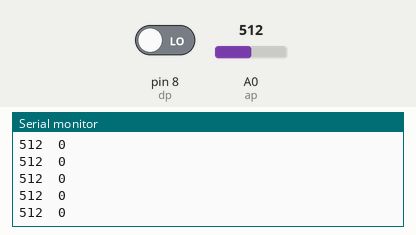
This sketch was run on a simulated Arduino Uno, built with avr-gcc and run on an emulated ATmega328P. Shown: the last lines printed to the serial monitor. Inputs (shaded band) come from the test bench; at power-on: A0 (ap) = 512, pin 8 (dp) LOW.

Above: at 1.2 s.
1.3 s: A0 (ap) set to 716
At 2.3 s:
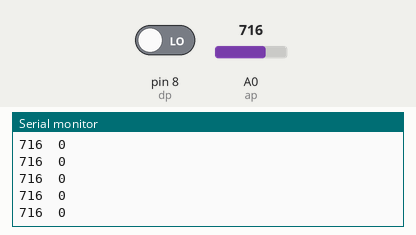
4.3 s: pin 8 (dp) driven HIGH
At 5.0 s:
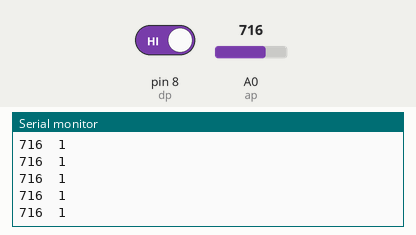
5.8 s: A0 (ap) set to 900
At 6.3 s:
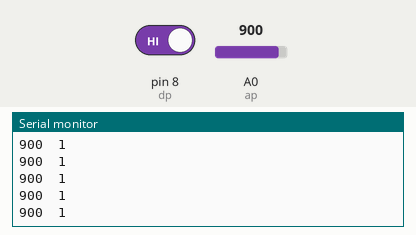
7.3 s: pin 8 (dp) driven LOW
At 8.4 s:
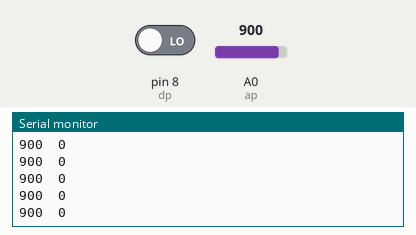
Timing chart, 0 to 9.8 s (numbered marks = the images above; inputs shaded):
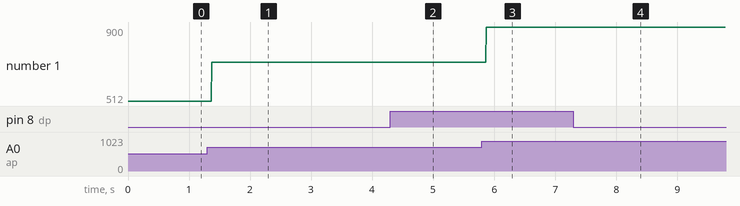

The sketch:

sketch_jan24d.ino
```cpp
//-----------------------
// Sensor: Left
//-----------------------

const int ap  = A0;
int analog;

//-----------------------
// Sensor: Right
//-----------------------

const int dp = 8;
int digital;

void setup() {
  // put your setup code here, to run once:
   pinMode(ap,    INPUT);
   pinMode(dp, INPUT);
   Serial.begin(9600);

}

void loop() {
  // put your main code here, to run repeatedly:
  analog =  analogRead(ap);
  digital = digitalRead(dp);
  Serial.print(analog);
  Serial.print('\t');
  Serial.print(digital);
  Serial.print('\n');

}
```

Measured:
- after the input at 1.3 s, the serial monitor: prints a new line after 0.07 s (image 1)
- after the input at 4.3 s, the serial monitor: prints a new line after 0.07 s (image 2)
- after the input at 5.8 s, the serial monitor: prints a new line after 0.07 s (image 3)
- after the input at 7.3 s, the serial monitor: prints a new line after 0.07 s (image 4)
- plotted number 1: 512 → 716 after the input at 1.3 s, 716 → 900 after the input at 5.8 s
